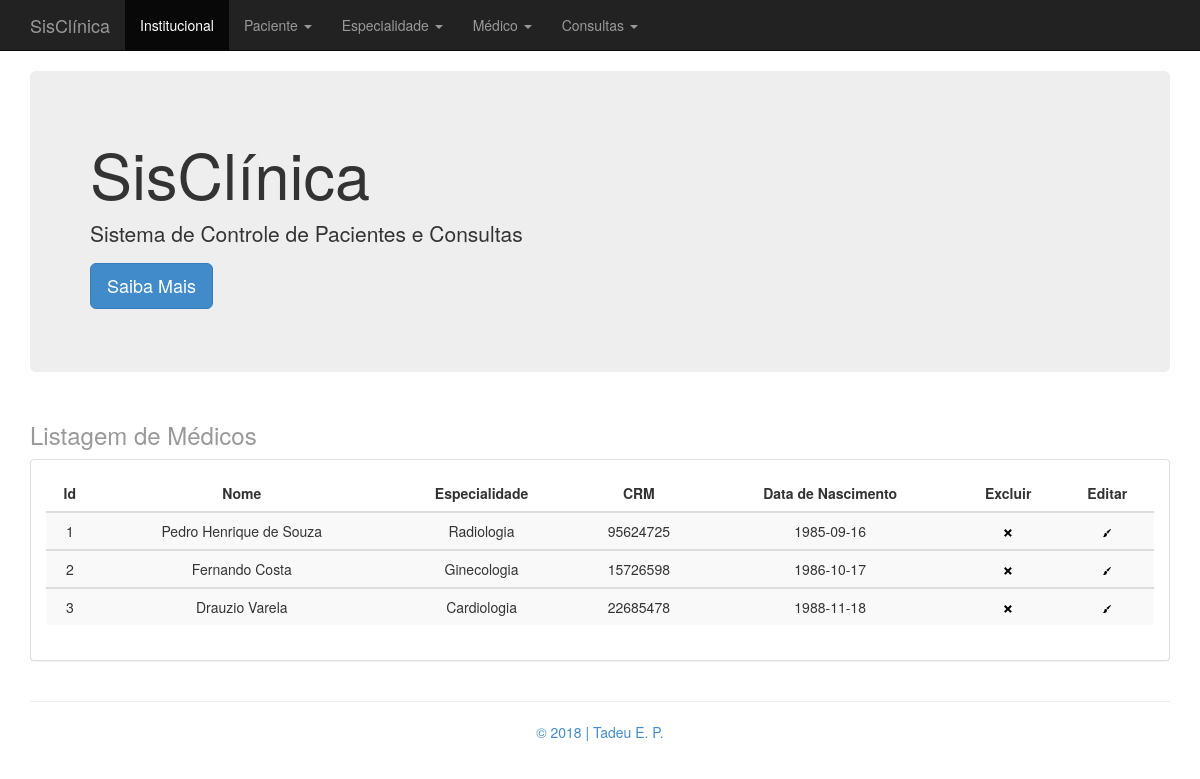
The app's page /index.php?pagina=listar_medico.php with its own data.
### tables this page shows
CREATE TABLE IF NOT EXISTS `medico` (
  `id_medico` INT NOT NULL AUTO_INCREMENT COMMENT 'Id da Tabela medico',
  `nome_medico` VARCHAR(40) CHARACTER SET 'utf8' COLLATE 'utf8_general_ci' NOT NULL COMMENT 'Nome do Médico',
  `crm_medico` VARCHAR(8) CHARACTER SET 'utf8' COLLATE 'utf8_general_ci' NOT NULL COMMENT 'CRM do Médico\nMáximo 8 números',
  `data_nasc_medico` DATE NOT NULL COMMENT 'Data de Nascimento do Médico',
  `especialidade_id_especialidade` INT NOT NULL,
  PRIMARY KEY (`id_medico`, `especialidade_id_especialidade`),
  UNIQUE INDEX `id_medico_UNIQUE` (`id_medico` ASC),
  INDEX `fk_medico_especialidade1_idx` (`especialidade_id_especialidade` ASC),
  CONSTRAINT `fk_medico_especialidade1`
    FOREIGN KEY (`especialidade_id_especialidade`)
    REFERENCES `especialidade` (`id_especialidade`)
    ON DELETE CASCADE
    ON UPDATE CASCADE);

CREATE TABLE IF NOT EXISTS `especialidade` (
  `id_especialidade` INT NOT NULL AUTO_INCREMENT COMMENT 'Id da Tabela especialidade',
  `descricao_especialidade` VARCHAR(40) CHARACTER SET 'utf8' COLLATE 'utf8_general_ci' NOT NULL COMMENT 'Descrição (nome) da Especialidade Médica',
  PRIMARY KEY (`id_especialidade`),
  UNIQUE INDEX `id_especialidade_UNIQUE` (`id_especialidade` ASC));

### class/Conexao.php (called while the page is built, shortened)
<?php
class Conexao {
	public static function abrirConexao() {
		$mysql_usuario = "root";
		$mysql_password = "mysql1985";
		$mysql_database = "clinica_tadeu";
		$mysql_host  = "localhost";
		$varcon = mysqli_connect($mysql_host, $mysql_usuario, $mysql_password, $mysql_database);
		if ($varcon)
			return($varcon);
		  else
			return(false);
	}
	public static function fecharConexao($varcon) {
		if(mysqli_close($varcon))
			return(true);
		else
			return(false);
	}
	public static function executaSql($strSql) {
		$linkCon = Conexao::abrirConexao();
		$resultado = mysqli_query($linkCon, $strSql);
	   	return $resultado;
	}
}

### class/Medico.php (called while the page is built, shortened)
<?php
include "Conexao.php";
class Medico {
    private $idMedico;
    private $nomeMedico;
    private $crmMedico;
    private $dataNascimentoMedico;
    private $descricaoMedicoEspecialidade;
    public function getIdMedico() {
        return $this->idMedico;
    }
    public function setIdMedico($idMedico) {
        $this->idMedico = $idMedico;
    }
    public function getNomeMedico() {
        return $this->nomeMedico;
    }
    public function setNomeMedico($nomeMedico) {
        $this->nomeMedico = $nomeMedico;
    }
    public function getCrmMedico() {
        return $this->crmMedico;
    }
    public function setCrmMedico($crmMedico) {
        $this->crmMedico = $crmMedico;
    }
    public function getDataNascimentoMedico() {
        return $this->dataNascimentoMedico;
    }
    public function setDataNascimentoMedico($dataNascimentoMedico) {
        $this->dataNascimentoMedico = $dataNascimentoMedico;
    }
    public function getDescricaoMedicoEspecialidade() {
        return $this->descricaoMedicoEspecialidade;
    }
    public function setDescricaoMedicoEspecialidade($descricaoMedicoEspecialidade) {
        $this->descricaoMedicoEspecialidade = $descricaoMedicoEspecialidade;
    }
    public function listarMedico() {
        $strSql = "SELECT * FROM medico INNER JOIN especialidade ON medico.especialidade_id_especialidade = especialidade.id_especialidade";
        $rs = Conexao::executaSql($strSql);
        return $rs;
    }
}

### listar_medico.php (the view)
<?php
    include 'class/Medico.php';
    $medico = new Medico();
    $consulta = $medico->listarMedico();
?>
<div class="container">
    <div class="header clearfix">
        <h3 class="text-muted">Listagem de Médicos</h3>
    </div>
    <div class="row">
        <div class="col-md-12">
            <div class="panel panel-default">
                <div class="panel-body">
                    <div class="table-responsive">
                        <table class="table cabecalho table-striped" >
                            <thead>
                                <tr>
                                    <th class="cabecalho">Id</th>
                                    <th class="cabecalho">Nome</th>
                                    <th class="cabecalho">Especialidade</th>
                                    <th class="cabecalho">CRM</th>
                                    <th class="cabecalho">Data de Nascimento</th>
                                    <th class="cabecalho">Excluir</th>
                                    <th class="cabecalho">Editar</th>
                                </tr>
                            </thead>
                            <?php
                            while($linha = mysqli_fetch_array($consulta, MYSQLI_ASSOC)) {
                                $medico->setIdMedico($linha['id_medico']);
                                $medico->setNomeMedico($linha['nome_medico']);
                                $medico->setIdMedicoEspecialidade($linha['especialidade_id_especialidade']);
                                $medico->setDescricaoMedicoEspecialidade($linha['descricao_especialidade']);
                                $medico->setCrmMedico($linha['crm_medico']);
                                $medico->setDataNascimentoMedico($linha['data_nasc_medico']);
                                $alert = 'msgConfirmaDeleteMedico('.$medico->getIdMedico().')';
                                echo '
                                <tbody>
                                    <tr>
                                        <td>'.$medico->getIdMedico().'</td>
                                        <td>'.$medico->getNomeMedico().'</td>
                                        <td>'.$medico->getDescricaoMedicoEspecialidade().'</td>
                                        <td>'.$medico->getCrmMedico().'</td>
                                        <td>'.$medico->getDataNascimentoMedico().'</td>
                                        <td><a href="javascript:void(null);" onclick="'.$alert.'"><img src="icones/open-iconic/svg/x.svg" alt="remover"></a></td>
                                        <td><a href="index.php?pagina=atualizar_medico.php&idMedico='.$medico->getIdMedico().'"><img src="icones/open-iconic/svg/brush.svg" alt="editar"></a></td>
                                    </tr>
                                </tbody>';
                            }
                            ?>
                        </table>
                    </div>
                </div>
            </div>
        </div>
    </div>
</div>

### css/estilo.css (style rules this page uses)
.cabecalho { text-align: center }

### records on screen
medico: id_medico "1", nome_medico "Pedro Henrique de Souza", especialidade_id_especialidade.descricao_especialidade "Radiologia", crm_medico "95624725", data_nasc_medico "1985-09-16"
medico: id_medico "2", nome_medico "Fernando Costa", especialidade_id_especialidade.descricao_especialidade "Ginecologia", crm_medico "15726598", data_nasc_medico "1986-10-17"
medico: id_medico "3", nome_medico "Drauzio Varela", especialidade_id_especialidade.descricao_especialidade "Cardiologia", crm_medico "22685478", data_nasc_medico "1988-11-18"
